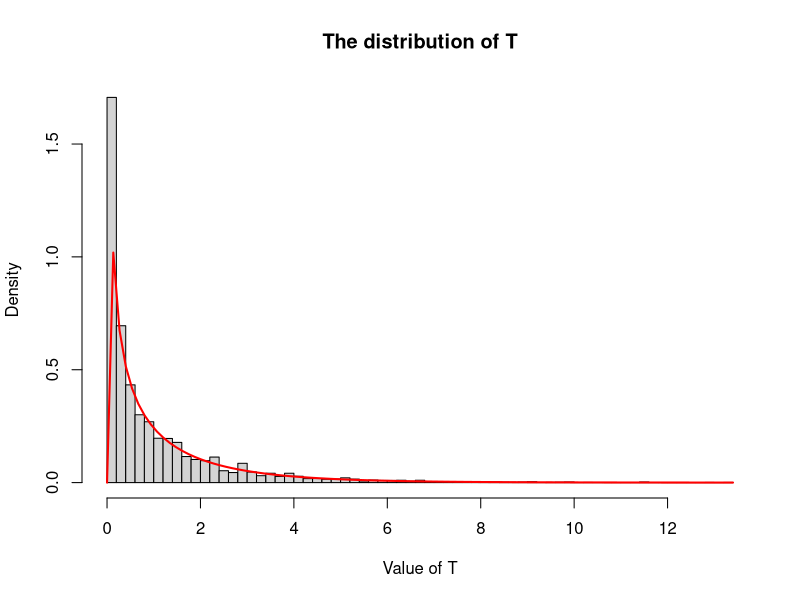

R code for this plot:
lambda_true <- 10  
sample_size <- 50  
num_simulations <- 10000  
compute_T <- function(sample, lambda_true) {
  lambda_mle <- mean(sample)
  # True Log-likelihood
  log_likelihood_true <- sum(dpois(sample, lambda = lambda_true, log = TRUE))
  # Log-likelihood for MLE
  log_likelihood_mle <- sum(dpois(sample, lambda = lambda_mle, log = TRUE))
  # Calculate T
  T <- 2 * (log_likelihood_mle - log_likelihood_true)
  return(T)
}
# Simulate and collect t
T_stats <- numeric(num_simulations)
for (i in 1:num_simulations) {
  sample <- rpois(sample_size, lambda = lambda_true)
  T_stats[i] <- compute_T(sample, lambda_true)
}
# Plot the distribution of T
hist(T_stats, breaks = 50, probability = TRUE, main = "The distribution of T", xlab = "Value of T")
# Plot the curve of chi-square with random one
curve(dchisq(x, df = 1), col = "red", add = TRUE, lwd = 2)
mean(T_stats)
sd(T_stats)